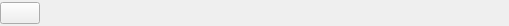
<?xml version="1.0" encoding="UTF-8"?>
<ui version="4.0">
 <class>Form</class>
 <widget class="QWidget" name="Form">
  <property name="geometry">
   <rect>
    <x>0</x>
    <y>0</y>
    <width>509</width>
    <height>24</height>
   </rect>
  </property>
  <property name="windowTitle">
   <string>Form</string>
  </property>
  <layout class="QVBoxLayout" name="verticalLayout_2">
   <property name="spacing">
    <number>0</number>
   </property>
   <property name="margin">
    <number>0</number>
   </property>
   <item>
    <widget class="QFrame" name="frame_2">
     <property name="sizePolicy">
      <sizepolicy hsizetype="Preferred" vsizetype="Fixed">
       <horstretch>0</horstretch>
       <verstretch>0</verstretch>
      </sizepolicy>
     </property>
     <property name="frameShape">
      <enum>QFrame::NoFrame</enum>
     </property>
     <property name="frameShadow">
      <enum>QFrame::Raised</enum>
     </property>
     <layout class="QHBoxLayout" name="horizontalLayout">
      <property name="spacing">
       <number>2</number>
      </property>
      <property name="leftMargin">
       <number>0</number>
      </property>
      <property name="topMargin">
       <number>2</number>
      </property>
      <property name="rightMargin">
       <number>0</number>
      </property>
      <property name="bottomMargin">
       <number>2</number>
      </property>
      <item>
       <widget class="QPushButton" name="pushButton_info">
        <property name="sizePolicy">
         <sizepolicy hsizetype="Fixed" vsizetype="Fixed">
          <horstretch>0</horstretch>
          <verstretch>0</verstretch>
         </sizepolicy>
        </property>
        <property name="text">
         <string/>
        </property>
       </widget>
      </item>
      <item>
       <layout class="QHBoxLayout" name="horizontalLayout_2">
        <item>
         <widget class="QFrame" name="frame">
          <property name="enabled">
           <bool>true</bool>
          </property>
         </widget>
        </item>
       </layout>
      </item>
     </layout>
    </widget>
   </item>
  </layout>
 </widget>
 <resources/>
 <connections/>
</ui>
